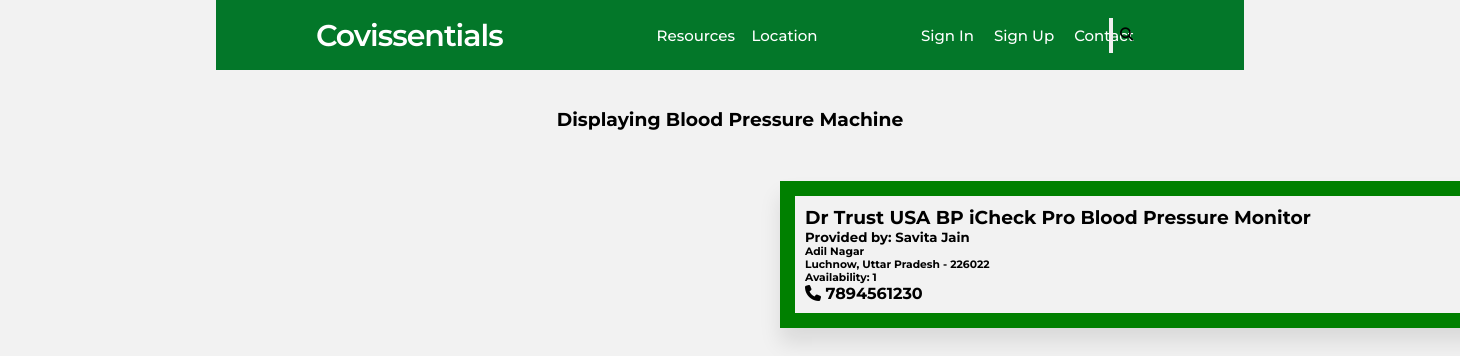
The app's page /display/7/0/ with its own data.
### mainApp/models.py (models this page shows, shortened)
class Category(models.Model):
    name = models.CharField(max_length=50)

class Resource(models.Model):
    rname = models.CharField(max_length=50)
    provider = models.ForeignKey(Provider, on_delete=models.CASCADE)
    avail=models.IntegerField(default=None,null=True,blank=True)
    category = models.ForeignKey(Category,on_delete=models.CASCADE)
    blood_group = models.CharField(max_length=20, null=True, blank=True, default=None)

class Provider(models.Model):
    name = models.CharField(max_length=20)
    uname = models.CharField(max_length=20)
    email = models.EmailField()
    phone = models.CharField(max_length=10, default=None, null=True, blank=True)
    area = models.CharField(max_length=20, default=None, null=True, blank=True)
    city = models.CharField(max_length=20, default=None, null=True, blank=True)
    state = models.ForeignKey(State, on_delete = models.CASCADE, null=True, blank = True)
    pin = models.CharField(max_length=20, default=None, null=True, blank=True)

class State(models.Model):
    state = models.CharField(max_length=50)

### mainApp/views.py (the view, shortened to what this page needs)
# urls.py: path('display/<int:res>/<int:loc>/', views.display),
def display(request, res, loc ):
    r = Category.objects.order_by('name')
    l = State.objects.order_by('state')
    if (res == 0 and loc == 0):
        r1 = Resource.objects.all()
    elif( not res == 0 and  loc == 0):
        r1 = Resource.objects.filter(category=res)
        try:
            resource = Category.objects.get(id=res)
            return render(request, "display.html", {"Resource": r1, "Res": r, "Locations": l, "R": res, "L": loc,
                                                   "Rname": resource})
        except:
            return render(request, "display.html", {"Resource": r1, "Res": r, "Locations": l,
                                                    "R": res, "L": loc, })
    return render(request, "display.html", {"Resource": r1, "Res": r, "Locations": l, "R": res, "L": loc,})

### mainApp/templates/display.html
{% extends 'index.html' %}
{% load static %}
{% block body %}
 {% if not Resource %}
    <div class="wrapper">
        <h3>No results found for {{Rname.name}} in {{Lname.state}}</h3>
    </div>
{% else %}
<br><br>
        {% if Rname and Lname %}
        <h3 align="center">Displaying {{Rname.name}} available in {{Lname.state}} </h3>
        {% elif not Rname and Lname %}
        <h3 align="center">Displaying Resources available in {{Lname.state}} </h3>
        {% elif not Lname and Rname %}
        <h3 align="center">Displaying {{Rname.name}} </h3>
        {% else %}
        <h3 align="center">Displaying all Resources  </h3>
        {% endif %}
        {% for i in Resource %}
        <div class="parent">
            <div class="myDiv">
                   <h3>{{i.rname}}</h3>
                    <h5>Provided by: {{i.provider.name}}</h5>
                    <h6>{{i.provider.area}}</h6>
                    <h6>{{i.provider.city}}, {{i.provider.state.state}} - {{i.provider.pin}}</h6>
                    <h6> Availability: {{i.avail}}</h6>
                    <h4><i class="fa fa-phone" aria-hidden="true"></i> {{i.provider.phone}}</h4>
        </div>
        </div>
        {% endfor %}
{% endif %}
{% endblock %}

### mainApp/static/css/style.css (style rules this page uses)
* { margin: 0; padding: 0; outline: none; box-sizing: border-box; font-family: 'Montserrat', sans-serif; }
body { background: #f2f2f2; }

### mainApp/templates/index.html (style rules this page uses)
* { margin: 0; padding: 0; outline: none; box-sizing: border-box; font-family: 'Montserrat', sans-serif; }
body {  width : 100%; height : 100% display: grid; place-items: center; }
.myDiv { background-color: white; width: 800px; border: 15px solid green; padding: 10px; margin: 50px; align-self:center; position: relative; background: #f2f2f2; left: 50%; top: 50% transform: translate(-50%, -50%); box-shadow: 0px 15px 20px rgba(0,0,0,0.1); }
.parent { width: 500px;  border: 2x solid black; position: relative ; }

### records on screen
Category: name "Blood Pressure Machine"
Resource: rname "Dr Trust USA BP iCheck Pro Blood Pressure Monitor", provider.name "Savita Jain", provider.area "Adil Nagar", provider.city "Luchnow", provider.state.state "Uttar Pradesh", provider.pin "226022", avail "1", provider.phone "7894561230"
